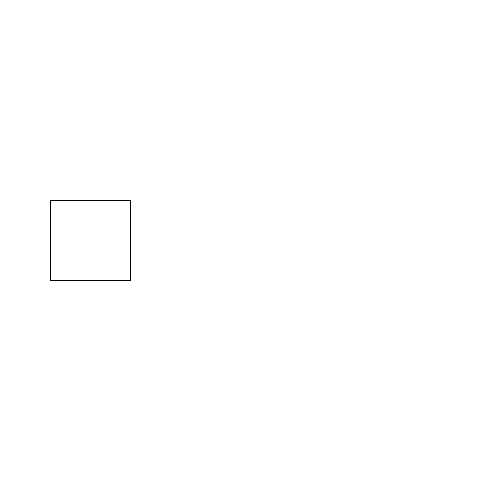
Frame 1 (no input)
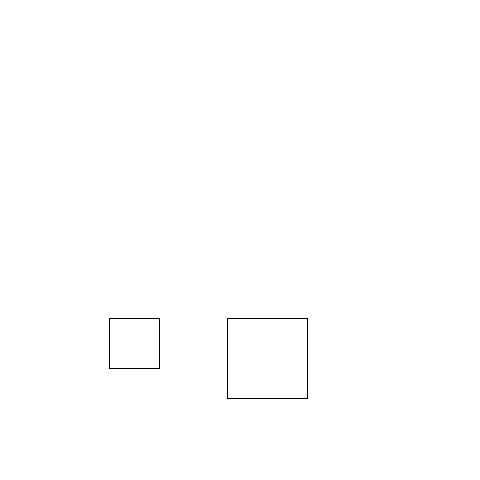
Frame 60 (the mouse pressed at the canvas centre just before this capture)
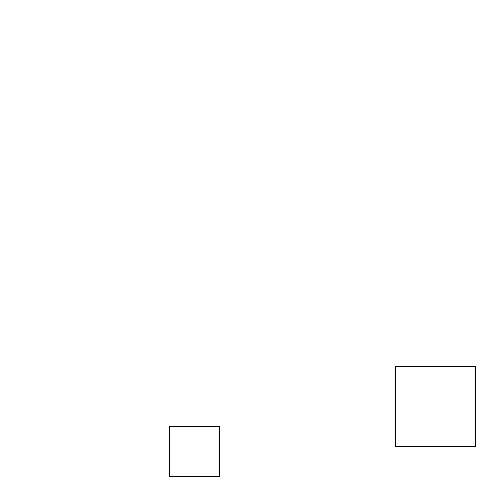
Frame 120 (the mouse held since frame 60 and released just before this capture)

The Processing sketch that drew these frames (run headless with seeded random() and noise(); from frame 60 on, the mouse is pressed at the canvas centre):

// Processing sketch: ex_01
// ── ex_01.pde
float small_x = 50;       // 小さな正方形のX座標
float small_y = 200;      // 小さな正方形のY座標
float big_x = 50;         // 大きな正方形のX座標
float big_y = 200;        // 大きな正方形のY座標

float small_speed_x = 1;  // 小さな正方形のX座標方向への移動量
float small_speed_y = 2;  // 小さな正方形のY座標方向への移動量
float big_speed_x = 3;    // 大きな正方形のX座標方向への移動量
float big_speed_y = 2;    // 大きな正方形のY座標方向への移動量

int small_size = 50;      // 小さな正方形の一辺の長さ
int big_size = 80;        // 大きな正方形の一辺の長さ

int small_state = 0;      // 小さな正方形の状態
int big_state = 0;        // 大きな正方形の状態

int click_counter = 0;    // 正方形がクリックされた回数

void setup() {
  size(480, 480);
}

void draw() {
  background(255);

  if (small_state==0) {
    fill(255, 255, 255);
    square(small_x, small_y, small_size);
  } else if (small_state==1) {
    fill(0, 255, 0);
    square(small_x, small_y, small_size);
  } else if (small_state==2) {
    fill(255, 0, 0);
    square(small_x, small_y, small_size);
  }

  if (big_state==0) {
    fill(255, 255, 255);
    square(big_x, big_y, big_size);
  } else if (big_state==1) {
    fill(0, 255, 0);
    square(big_x, big_y, big_size);
  } else if (big_state==2) {
    fill(255, 0, 0);
    square(big_x, big_y, big_size);
  }

  small_x=small_x+small_speed_x;
  small_y=small_y+small_speed_y;

  if (small_x<=0) {
    small_speed_x=-small_speed_x;
  } else if (small_x+small_size>width) {
    small_speed_x=-small_speed_x;
  } else if (small_y<=0) {
    small_speed_y =-small_speed_y;
  } else if (small_y+small_size>height) {
    small_speed_y=-small_speed_y;
  }

  big_x=big_x+big_speed_x;
  big_y=big_y+big_speed_y;

  if (big_x<=0) {
    big_speed_x=-big_speed_x;
  } else if (big_x+big_size>width) {
    big_speed_x=-big_speed_x;
  } else if (big_y<=0) {
    big_speed_y =-big_speed_y;
  } else if (big_y+big_size>height) {
    big_speed_y=-big_speed_y;
  }
}

void mousePressed() {

  if (small_state == 0) {
    if (small_x<=mouseX && small_x+small_size>mouseX && small_y<=mouseY && small_y+small_size>mouseY) { 
      small_state = 1;
      click_counter=click_counter+1;
      println("クリック"+click_counter+"回目");
    }
  } else  if (small_state == 1) {
    if (small_x<=mouseX && small_x+small_size>mouseX && small_y<=mouseY && small_y+small_size>mouseY) { 
      small_state = 2;
      click_counter=click_counter+1;
      println("クリック"+click_counter+"回目");
    }
  } else if (small_state == 2) {
    if (small_x<=mouseX && small_x+small_size>mouseX && small_y<=mouseY && small_y+small_size>mouseY) { 
      small_state = 0;
      click_counter=click_counter+1;
      println("クリック"+click_counter+"回目");
    }
  }

  if (big_state == 0) {
    if (big_x<=mouseX && big_x+big_size>mouseX && big_y<=mouseY && big_y+big_size>mouseY) { 
      big_state = 1;
      click_counter=click_counter+1;
      println("クリック"+click_counter+"回目");
    }
  } else  if (big_state == 1) {
    if (big_x<=mouseX && big_x+big_size>mouseX && big_y<=mouseY && big_y+big_size>mouseY) { 
      big_state = 2;
      click_counter=click_counter+1;
      println("クリック"+click_counter+"回目");
    }
  } else if (big_state == 2) {
    if (big_x<=mouseX && big_x+big_size>mouseX && big_y<=mouseY && big_y+big_size>mouseY) { 
      big_state = 0;
      click_counter=click_counter+1;
      println("クリック"+click_counter+"回目");
    }
  }
}
